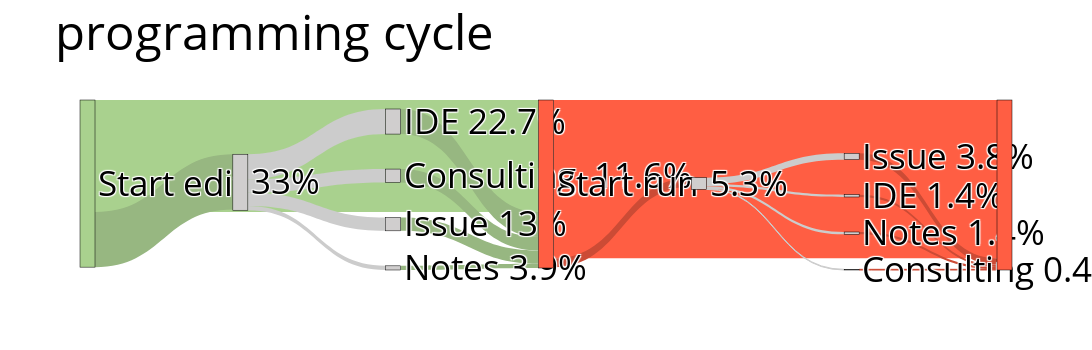

Source (notebook cell):
### Code cell
with open('cyclesFlowProgramming.json') as f:
  data = json.load(f)


fig = go.Figure(data=[go.Sankey(
    valueformat = ".0f",
    valuesuffix = "TWh",
    # Define nodes
    node = dict(
      pad=35,
      thickness = 15,
      line = dict(color = "black", width = 0.5),
      label =  data['data'][0]['node']['label'],
      color =  data['data'][0]['node']['color'],
    ),
    # Add links
    link = dict(
      source =  data['data'][0]['link']['source'],
      target =  data['data'][0]['link']['target'],
      value =  data['data'][0]['link']['value'],
      label =  data['data'][0]['link']['label'],
      color =  data['data'][0]['link']['color']
))])

fig.update_layout(width=2500, height=350,font_size=35, title_text="programming cycle", font_color="black")
fig.write_image("flowProgramming.pdf", engine="kaleido")
fig.show()

### Figure 1 — Plotly figure (JSON) as saved in the notebook; plotly's stock layout.template omitted (floating-point values rounded to 4 significant figures)
{"data": [{"link": {"color": ["rgb(169, 209, 142,0.1)", "rgb(151, 183, 129,0.1)", "rgb(204, 204, 204,0.2)", "rgb(204, 204, 204,0.2)", "rgb(204, 204, 204,0.2)", "rgb(204, 204, 204,0.2)", "rgb(151, 183, 129,0.1)", "rgb(151, 183, 129,0.1)", "rgb(151, 183, 129,0.1)", "rgb(151, 183, 129,0.1)", "rgb(255, 94, 67,0.8)", "rgb(204, 75, 53,0.1)", "rgb(204, 204, 204,0.2)", "rgb(204, 204, 204,0.2)", "rgb(204, 204, 204,0.2)", "rgb(204, 204, 204,0.2)", "rgb(204, 75, 53,0.1)", "rgb(204, 75, 53,0.1)", "rgb(204, 75, 53,0.1)", "rgb(204, 75, 53,0.1)"], "label": ["stream 1", "", "", "", "stream 1", "", "", "Hello world"], "source": [0, 0, 1, 1, 1, 1, 2, 3, 4, 5, 7, 7, 8, 8, 8, 8, 9, 10, 11, 12], "target": [7, 1, 2, 3, 4, 5, 7, 7, 7, 7, 13, 8, 9, 10, 11, 12, 13, 13, 13, 13], "value": [67, 33, 8, 15, 2.5, 8, 8, 15, 2.5, 8, 94.7, 5.3, 0.4, 1.4, 1.4, 3.8, 0.4, 1.4, 1.4, 3.8]}, "node": {"color": ["rgb(169, 209, 142, 0.8)", "rgb(208, 206, 206, 0.8)", "rgb(208, 206, 206, 0.8)", "rgb(208, 206, 206, 0.8)", "rgb(208, 206, 206, 0.8)", "rgb(208, 206, 206, 0.8)", "rgb(169, 209, 142, 0.8)", "rgb(255, 94, 67,0.8)", "rgb(208, 206, 206, 0.8)", "rgb(208, 206, 206, 0.8)", "rgb(208, 206, 206, 0.8)", "rgb(208, 206, 206, 0.8)", "rgb(208, 206, 206, 0.8)", "rgb(255, 94, 67,0.8)"], "label": ["Start edit", "33%", "Consulting  11.6%", "IDE 22.7%", "Notes 3.9%", "Issue 13%", "End edit", "Start run", "5.3%", "Consulting 0.4%", "IDE 1.4%", "Notes 1.4%", "Issue 3.8%"], "line": {"color": "black", "width": 0.5}, "pad": 35, "thickness": 15}, "type": "sankey", "valueformat": ".0f", "valuesuffix": "TWh"}], "layout": {"font": {"color": "black", "size": 35}, "height": 350, "title": {"text": "programming cycle"}, "width": 2500}}
